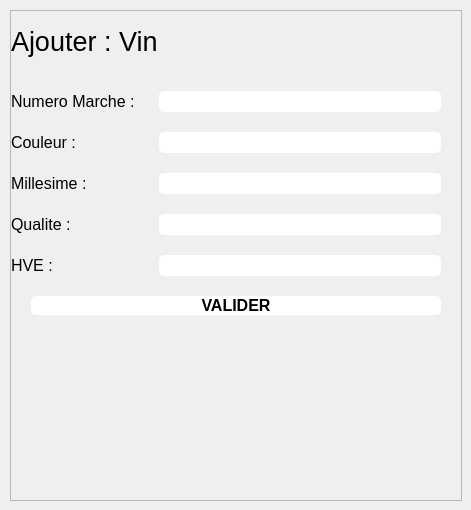
            <widget class="QWidget" name="vins_page">
             <widget class="QFrame" name="vin_frame">
              <property name="geometry">
               <rect>
                <x>10</x>
                <y>10</y>
                <width>452</width>
                <height>491</height>
               </rect>
              </property>
              <property name="sizePolicy">
               <sizepolicy hsizetype="Preferred" vsizetype="Preferred">
                <horstretch>0</horstretch>
                <verstretch>0</verstretch>
               </sizepolicy>
              </property>
              <property name="frameShape">
               <enum>QFrame::StyledPanel</enum>
              </property>
              <property name="frameShadow">
               <enum>QFrame::Raised</enum>
              </property>
              <layout class="QFormLayout" name="formLayout_2">
               <property name="horizontalSpacing">
                <number>0</number>
               </property>
               <property name="verticalSpacing">
                <number>20</number>
               </property>
               <property name="leftMargin">
                <number>0</number>
               </property>
               <property name="topMargin">
                <number>0</number>
               </property>
               <property name="rightMargin">
                <number>0</number>
               </property>
               <property name="bottomMargin">
                <number>0</number>
               </property>
               <item row="1" column="0">
                <widget class="QLabel" name="label_vin_numero">
                 <property name="font">
                  <font>
                   <pointsize>12</pointsize>
                  </font>
                 </property>
                 <property name="text">
                  <string>Numero Marche : </string>
                 </property>
                </widget>
               </item>
               <item row="1" column="1">
                <widget class="QLineEdit" name="lineEdit_vin_numero">
                 <property name="font">
                  <font>
                   <pointsize>12</pointsize>
                  </font>
                 </property>
                 <property name="styleSheet">
                  <string notr="true">background-color:#FFF;
color:black;
margin-left:20px;
margin-right:20px;
border-radius: 5px;</string>
                 </property>
                 <property name="alignment">
                  <set>Qt::AlignCenter</set>
                 </property>
                </widget>
               </item>
               <item row="2" column="0">
                <widget class="QLabel" name="label_vin_couleur">
                 <property name="font">
                  <font>
                   <pointsize>12</pointsize>
                  </font>
                 </property>
                 <property name="text">
                  <string>Couleur : </string>
                 </property>
                </widget>
               </item>
               <item row="2" column="1">
                <widget class="QLineEdit" name="lineEdit_vin_couleur">
                 <property name="font">
                  <font>
                   <pointsize>12</pointsize>
                  </font>
                 </property>
                 <property name="styleSheet">
                  <string notr="true">background-color:#FFF;
color:black;
margin-left:20px;
margin-right:20px;
border-radius: 5px;</string>
                 </property>
                 <property name="alignment">
                  <set>Qt::AlignCenter</set>
                 </property>
                </widget>
               </item>
               <item row="3" column="0">
                <widget class="QLabel" name="label_vin_millesime">
                 <property name="font">
                  <font>
                   <pointsize>12</pointsize>
                  </font>
                 </property>
                 <property name="text">
                  <string>Millesime : </string>
                 </property>
                </widget>
               </item>
               <item row="3" column="1">
                <widget class="QLineEdit" name="lineEdit_vin_millesime">
                 <property name="font">
                  <font>
                   <pointsize>12</pointsize>
                  </font>
                 </property>
                 <property name="styleSheet">
                  <string notr="true">background-color:#FFF;
color:black;
margin-left:20px;
margin-right:20px;
border-radius: 5px;</string>
                 </property>
                 <property name="alignment">
                  <set>Qt::AlignCenter</set>
                 </property>
                </widget>
               </item>
               <item row="4" column="0">
                <widget class="QLabel" name="label_vin_qualite">
                 <property name="font">
                  <font>
                   <pointsize>12</pointsize>
                  </font>
                 </property>
                 <property name="text">
                  <string>Qualite : </string>
                 </property>
                </widget>
               </item>
               <item row="4" column="1">
                <widget class="QLineEdit" name="lineEdit_vin_qualite">
                 <property name="font">
                  <font>
                   <pointsize>12</pointsize>
                  </font>
                 </property>
                 <property name="styleSheet">
                  <string notr="true">background-color:#FFF;
color:black;
margin-left:20px;
margin-right:20px;
border-radius: 5px;</string>
                 </property>
                 <property name="alignment">
                  <set>Qt::AlignCenter</set>
                 </property>
                </widget>
               </item>
               <item row="0" column="0" colspan="2">
                <widget class="QLabel" name="vin_frame_titre">
                 <property name="minimumSize">
                  <size>
                   <width>0</width>
                   <height>60</height>
                  </size>
                 </property>
                 <property name="maximumSize">
                  <size>
                   <width>16777215</width>
                   <height>60</height>
                  </size>
                 </property>
                 <property name="font">
                  <font>
                   <pointsize>20</pointsize>
                  </font>
                 </property>
                 <property name="text">
                  <string>Ajouter : Vin</string>
                 </property>
                </widget>
               </item>
               <item row="6" column="0" colspan="2">
                <widget class="QPushButton" name="pushButton_vin_valider">
                 <property name="font">
                  <font>
                   <pointsize>12</pointsize>
                   <weight>75</weight>
                   <bold>true</bold>
                  </font>
                 </property>
                 <property name="styleSheet">
                  <string notr="true">background-color:#FFF;
color:black;
margin-left:20px;
margin-right:20px;
border-radius: 5px;</string>
                 </property>
                 <property name="text">
                  <string>VALIDER</string>
                 </property>
                </widget>
               </item>
               <item row="5" column="0">
                <widget class="QLabel" name="label_vin_hve">
                 <property name="font">
                  <font>
                   <pointsize>12</pointsize>
                  </font>
                 </property>
                 <property name="text">
                  <string>HVE : </string>
                 </property>
                </widget>
               </item>
               <item row="5" column="1">
                <widget class="QLineEdit" name="lineEdit_vin_hve">
                 <property name="font">
                  <font>
                   <pointsize>12</pointsize>
                  </font>
                 </property>
                 <property name="styleSheet">
                  <string notr="true">background-color:#FFF;
color:black;
margin-left:20px;
margin-right:20px;
border-radius: 5px;</string>
                 </property>
                 <property name="alignment">
                  <set>Qt::AlignCenter</set>
                 </property>
                </widget>
               </item>
              </layout>
             </widget>
            </widget>
